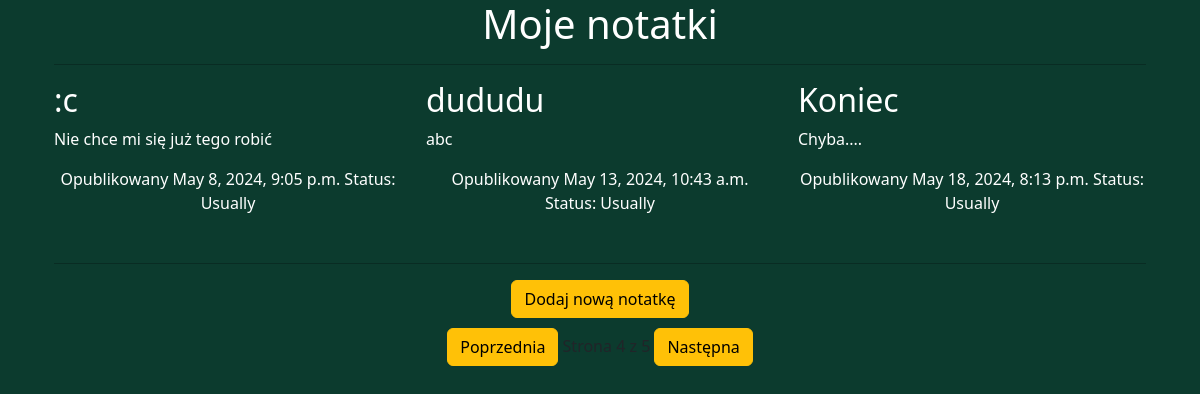
/?page=4, run on the app's committed database.
### aplikacjaNotatnik/models.py (models this page shows, shortened)
class Note(models.Model):
    STATUS_CHOICES = (
        ('Important', 'Important'),
        ('Usually', 'Usually')
    )
    title = models.CharField(max_length=100)
    text = models.TextField()
    time = models.DateTimeField(auto_now_add=True)
    author = models.ForeignKey(User, on_delete=models.CASCADE)
    status = models.CharField(max_length=10, choices=STATUS_CHOICES, default='Usually')
    id = models.AutoField(primary_key=True)
    def get_absolute_url(self):
        return reverse('detail_note', args=[self.id])

### aplikacjaNotatnik/views.py (the view)
# urls.py: path("", views.notes_list, name='notes_list'),
def notes_list(request):
    notes = Note.objects.all()
    important_notes = Note.objects.filter(status='Important')
    usually_notes = Note.objects.filter(status='Usually')
    notes = list(important_notes) + list(usually_notes)
    paginator = Paginator(notes, 3)
    page_number = request.GET.get('page')
    try:
        notes = paginator.page(page_number)
    except PageNotAnInteger:
        notes = paginator.page(1)
    except EmptyPage:
        notes = paginator.page(paginator.num_pages)
    return render(request, 'notes_list.html', {'notes': notes})

### aplikacjaNotatnik/templates/notes_list.html (shortened to what this page needs)
{% extends "base.html" %}
{% load static %}
{% block content %}
<main>
    <div class="container">
        <div class="row">
            <div class="col-12">
                <h1 class="info">Moje notatki</h1>
                <hr>
            </div>
        </div>
        <div class="row">
            {% for note in notes %}
                <div class="col-md-6 col-lg-4 mb-3">
                    <h2><a class="note-title" href="{{ note.get_absolute_url }}">{{ note.title }}</a></h2>
                    <div class="note-text">{{ note.text|truncatewords:30|linebreaks }}</div>
                    <p class="info">Opublikowany {{ note.time }} Status: {{ note.status }}</p>
                </div>
            {% endfor %}
        </div>
        <hr>
        <div class="row">
            <div class="col-15 text-center">
                <a class="btn btn-warning add-note-margin" href="{% url 'add_note' %}">Dodaj nową notatkę</a>
                <br>
                {% include "pagination.html" with page=notes %}
            </div>
        </div>
    </div>
</main>
{% endblock %}

### aplikacjaNotatnik/static/css/notatnik.css (style rules this page uses)
.note-title, .info { text-decoration: none; color: white; }
body { background-color: #0C3B2E !important; }
.note-text { color: white !important; }
.add-note-margin { margin-bottom: 10px !important; }
.info-center, .info { text-align: center !important; }
hr { color: black !important; }

### data on the page
Note: title ":c", text "Nie chce mi się już tego robić", time "May 8, 2024, 9:05 p.m.", status "Usually"
Note: title "dududu", text "abc", time "May 13, 2024, 10:43 a.m.", status "Usually"
Note: title "Koniec", text "Chyba....", time "May 18, 2024, 8:13 p.m.", status "Usually"
